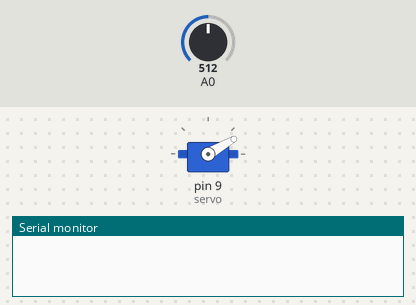
Bench run of a sketch on a simulated Arduino Uno, built with avr-gcc and run on an emulated ATmega328P. Shown: servo, the last lines printed to the serial monitor. Inputs (shaded band) come from the test bench; at power-on: A0 = 512.

Above: at 1.2 s.
1.3 s: A0 set to 75
2.8 s: A0 set to 65
At 3.2 s:
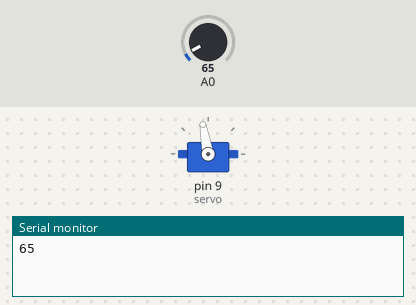
5.8 s: A0 set to 23
8.8 s: A0 set to 19
At 9.9 s:
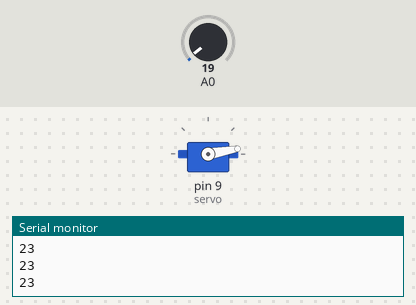
Timing chart, 0 to 11.4 s (numbered marks = the images above; inputs shaded):
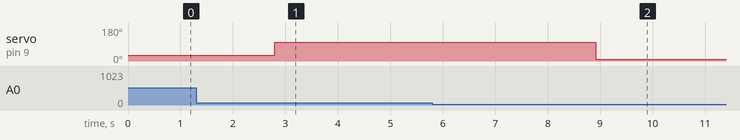

Measured:
- the behaviour switches between 70 and 69 on A0 (found by bisection; images 0 and 1)
- the behaviour switches between 21 and 20 on A0 (found by bisection; images 1 and 2)
- after the input at 1.3 s, every drawn part: stays the same
- after the input at 2.8 s, servo on pin 9 (servo): 30° → 100° at once
- after the input at 8.8 s, servo on pin 9 (servo): 100° → 10° after 0.12 s

The sketch:

ex_flash_game_dino.ino
```cpp
#include <Servo.h>

int key_min = 20;
int count =0;
int key_max = 70;
Servo servo;
void setup() {
  // put your setup code here, to run once:
   Serial.begin(9600);
  servo.attach(9);
  servo.write(30);
}

void loop()
{
  int light = analogRead(A0);
  if (light < key_max && light > key_min) //처음 시작
  {
    count += 1;
    servo.write(100);
    Serial.println(light);
    if(count<=10)
    {
      delay(500);
      servo.write(30);
    }
    if(count<=15 && count>10)
    {
      delay(370);
      servo.write(30);
    }
    if(count<=20 && count>15)
    {
      delay(300);
      servo.write(30);
    }
    if(count<=25 && count>20)
    {
      delay(100);
      servo.write(30);
    }
    if(count<=30 && count>25)
    {
      delay(50);
      servo.write(30);
    }
    servo.write(10);
  }
} // {
  //   servo.write(30);
  // }
```
